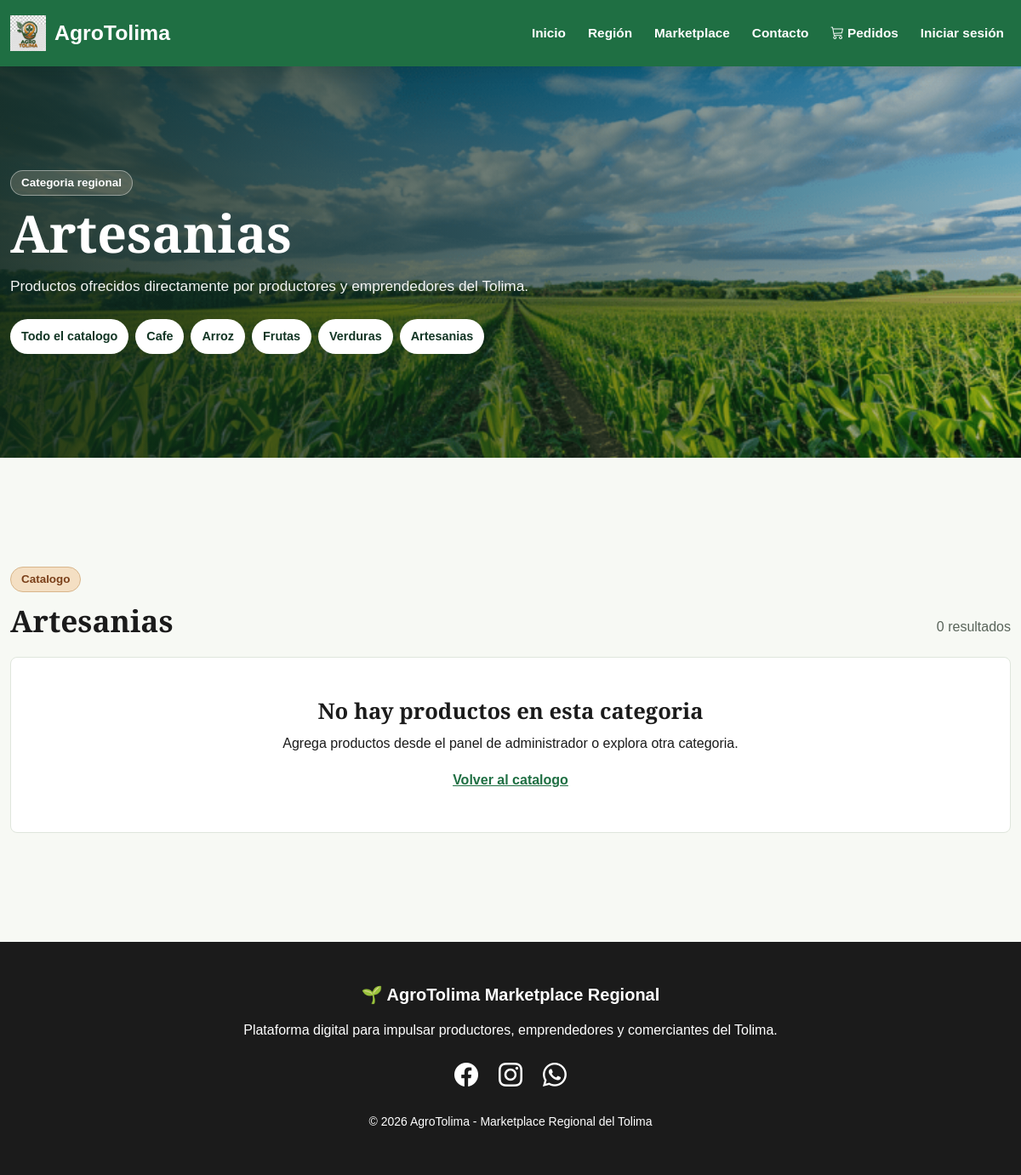
Screenshot of /tienda/categoria/5/ with the database file from the repository.
### tienda/models.py (models this page shows, shortened)
class CategoriaProducto(models.Model):
    nombre = models.CharField(max_length=80)
    created = models.DateTimeField(auto_now_add=True)
    class Meta:
        verbose_name = "Categoria producto"
        verbose_name_plural = "Categorias de productos"

### tienda/views.py (the view)
def categoria(request, categoria_id):
    categoria = get_object_or_404(
        CategoriaProducto,
        id=categoria_id
    )
    productos = Producto.objects.select_related(
        "categoria",
        "productor"
    ).filter(categoria=categoria)
    categorias = CategoriaProducto.objects.all()
    return render(request, "tienda/categorias.html", {
        "categoria": categoria,
        "productos": productos,
        "categorias": categorias
    })

### TiendaGenesis/context_processors.py (called while the page is built)
def auth_settings(request):
    return {
        "GOOGLE_LOGIN_ENABLED": settings.GOOGLE_LOGIN_ENABLED,
        "EMAIL_DELIVERY_ENABLED": settings.EMAIL_DELIVERY_ENABLED,
        "CONTACT_EMAIL": settings.CONTACT_EMAIL,
    }

### tienda/templates/tienda/categorias.html (shortened to what this page needs)
{% extends "TiendaGenesisApp/base.html" %}
{% load static %}
{% load precios %}
{% block content %}
<section class="market-hero" aria-labelledby="category-title">
    <div class="container">
        <div class="market-hero__content">
            <span class="eyebrow">Categoria regional</span>
            <h1 id="category-title">{{ categoria.nombre }}</h1>
            <p>
                Productos ofrecidos directamente por productores y emprendedores
                del Tolima.
            </p>
            <div class="quick-categories" aria-label="Navegacion de categorias">
                <a href="{% url 'tienda:Tienda' %}">Todo el catalogo</a>
                {% for item in categorias|slice:":6" %}
                    <a href="{% url 'tienda:Categoria' item.id %}">{{ item.nombre }}</a>
                {% endfor %}
            </div>
        </div>
    </div>
</section>
<section class="container market-results py-5" aria-label="Productos de la categoria {{ categoria.nombre }}">
    <div class="results-header">
        <div>
            <span class="eyebrow">Catalogo</span>
            <h2>{{ categoria.nombre }}</h2>
        </div>
        <p>{{ productos|length }} resultado{{ productos|length|pluralize }}</p>
    </div>
    {% if productos %}
        <div class="product-grid">
            {% for producto in productos %}
                <article class="product-card">
                    <button class="product-image image-zoom-trigger" type="button" data-image="{% if producto.imagen %}{{ producto.imagen.url }}{% else %}{% static 'TiendaGenesisApp/img/fondo-marketplace.jpg' %}{% endif %}" data-title="{{ producto.nombre }}">
                        {% if producto.imagen %}
                            <img src="{{ producto.imagen.url }}" alt="{{ producto.nombre }}">
                        {% else %}
                            <img src="{% static 'TiendaGenesisApp/img/fondo-marketplace.jpg' %}" alt="">
                        {% endif %}
                        <span class="seller-chip">{{ producto.productor.nombre }}</span>
                        <span class="zoom-hint">
                            <i class="bi bi-zoom-in" aria-hidden="true"></i>
                            Ampliar
                        </span>
                    </button>
                    <div class="product-body">
                        <div>
                            <p class="product-location">
                                <i class="bi bi-geo-alt" aria-hidden="true"></i>
                                {{ producto.productor.municipio }}, Tolima
                            </p>
                            <h3>{{ producto.nombre }}</h3>
                            <p class="product-description">{{ producto.descripcion|truncatechars:95 }}</p>
                        </div>
                        <div class="product-meta">
                            <span>{{ producto.categoria.nombre }}</span>
                            {% if producto.disponible and producto.stock > 0 %}
                                <span class="status-ok">Disponible</span>
                            {% else %}
                                <span class="status-empty">Agotado</span>
                            {% endif %}
                        </div>
                        <div class="product-buy">
                            <strong>{{ producto.precio|precio_colombiano }}</strong>
                            <form method="post" action="{% url 'carrito:agregar_carrito' producto.id %}">
                                {% csrf_token %}
                                <label class="visually-hidden" for="cantidad-categoria-{{ producto.id }}">Cantidad</label>
                                <input id="cantidad-categoria-{{ producto.id }}" type="number" name="cantidad" value="1" min="1" max="{{ producto.stock }}">
                                <button type="submit" {% if not producto.disponible or producto.stock <= 0 %}disabled{% endif %}>
                                    <i class="bi bi-cart-plus" aria-hidden="true"></i>
                                    Agregar
                                </button>
                            </form>
                            {% with whatsapp_url=producto|whatsapp_producto_url %}
                                {% if whatsapp_url %}
                                    <a class="product-whatsapp" href="{{ whatsapp_url }}" target="_blank" rel="noopener">
                                        <i class="bi bi-whatsapp" aria-hidden="true"></i>
                                        Preguntar al productor
                                    </a>
                                {% endif %}
                            {% endwith %}
                        </div>
                    </div>
                </article>
            {% endfor %}
        </div>
    {% else %}
        <div class="empty-state">
            <h3>No hay productos en esta categoria</h3>
            <p>Agrega productos desde el panel de administrador o explora otra categoria.</p>
            <a href="{% url 'tienda:Tienda' %}">Volver al catalogo</a>
        </div>
    {% endif %}
</section>
{% endblock %}

### TiendaGenesisApp/static/TiendaGenesisApp/css/styles.css (style rules this page uses)
:root { --primary-color: #1f6f43; --secondary-color: #2f8f55; --light-green: #e6f2e8; --accent-color: #f2c14e; --earth-color: #7a4a24; --background-color: #f7f9f4; --text-color: #1b1b1b; --text-light: #ffffff; --shadow: 0 12px 28px rgba(17, 43, 28, 0.08); --border-radius: 8px; }
* { margin: 0; padding: 0; box-sizing: border-box; }
body { font-family: Arial, Helvetica, sans-serif; background-color: var(--background-color); color: var(--text-color); overflow-x: hidden; padding-top: 78px; line-height: 1.7; }
.container { max-width: 1280px; }
h1, h2, h3, h4 { font-family: "PT Serif", Georgia, serif; font-weight: 700; color: var(--text-color); }
h1 { font-size: clamp(2.4rem, 5vw, 4.4rem); }
h2 { font-size: clamp(2rem, 4vw, 3rem); }
p { font-size: 1rem; }
section { margin-top: 80px; margin-bottom: 80px; }
a, button, input, textarea { transition: all 0.2s ease; }
.market-hero { margin-top: 0; margin-bottom: 0; min-height: 460px; display: flex; align-items: center; background-image: linear-gradient(90deg, rgba(12, 35, 25, 0.88), rgba(12, 35, 25, 0.58), rgba(12, 35, 25, 0.22)), url("../img/fondo-marketplace.jpg"); background-position: center; background-size: cover; color: #ffffff; }
.market-hero__content { max-width: 820px; padding: 72px 0; }
.eyebrow { display: inline-flex; align-items: center; width: fit-content; margin-bottom: 12px; color: #7a3f19; background: #f4dfc3; border: 1px solid #d8b58a; border-radius: 999px; padding: 6px 12px; font-family: Arial, Helvetica, sans-serif; font-size: 0.84rem; font-weight: 700; line-height: 1.2; }
.market-hero .eyebrow { color: #ffffff; background: rgba(244, 223, 195, 0.18); border-color: rgba(255, 255, 255, 0.42); }
.market-hero h1 { max-width: 760px; margin-bottom: 16px; color: #ffffff; font-size: 3.8rem; line-height: 1.05; }
.market-hero p { max-width: 720px; margin-bottom: 24px; color: rgba(255, 255, 255, 0.94); font-family: Arial, Helvetica, sans-serif; font-size: 1.08rem; }
.quick-categories { display: flex; flex-wrap: wrap; gap: 8px; margin-top: 18px; }
.quick-categories a, .filter-clear { display: inline-flex; align-items: center; min-height: 36px; border-radius: 999px; padding: 8px 13px; background: #ffffff; color: #123524; text-decoration: none; font-family: Arial, Helvetica, sans-serif; font-size: 0.9rem; font-weight: 700; }
.results-header { display: flex; justify-content: space-between; gap: 18px; align-items: end; margin-bottom: 22px; }
.results-header h2 { margin: 0; font-size: 2.2rem; }
.results-header p { margin: 0; color: #59645a; font-family: Arial, Helvetica, sans-serif; }
.empty-state { padding: 48px; text-align: center; background: #ffffff; border: 1px solid #dfe6dc; border-radius: 8px; }
.empty-state h3 { font-size: 1.6rem; }
.empty-state a { color: #1f6f43; font-weight: 700; }

### rows the page displays
CategoriaProducto: nombre "Artesanias"
CategoriaProducto: nombre "Cafe"
CategoriaProducto: nombre "Arroz"
CategoriaProducto: nombre "Frutas"
CategoriaProducto: nombre "Verduras"

### other values shown
{{ productos|length }} "0"
